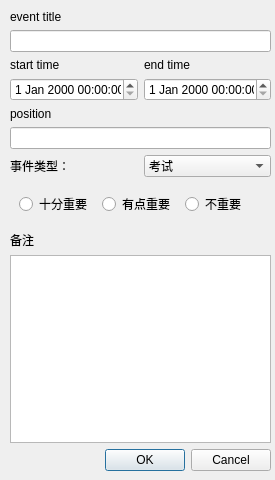
<?xml version="1.0" encoding="UTF-8"?>
<ui version="4.0">
 <class>TODOwidget1</class>
 <widget class="QWidget" name="TODOwidget1">
  <property name="geometry">
   <rect>
    <x>0</x>
    <y>0</y>
    <width>275</width>
    <height>480</height>
   </rect>
  </property>
  <property name="sizePolicy">
   <sizepolicy hsizetype="Fixed" vsizetype="Preferred">
    <horstretch>0</horstretch>
    <verstretch>0</verstretch>
   </sizepolicy>
  </property>
  <property name="windowTitle">
   <string>Form</string>
  </property>
  <widget class="QWidget" name="verticalLayoutWidget">
   <property name="geometry">
    <rect>
     <x>10</x>
     <y>10</y>
     <width>261</width>
     <height>461</height>
    </rect>
   </property>
   <layout class="QVBoxLayout" name="verticalLayout_3">
    <item>
     <widget class="QLabel" name="label">
      <property name="sizePolicy">
       <sizepolicy hsizetype="Preferred" vsizetype="Fixed">
        <horstretch>0</horstretch>
        <verstretch>0</verstretch>
       </sizepolicy>
      </property>
      <property name="text">
       <string>event title</string>
      </property>
     </widget>
    </item>
    <item>
     <widget class="QLineEdit" name="lineEdit"/>
    </item>
    <item>
     <layout class="QHBoxLayout" name="horizontalLayout_3">
      <item>
       <layout class="QVBoxLayout" name="verticalLayout_2">
        <item>
         <widget class="QLabel" name="label_2">
          <property name="sizePolicy">
           <sizepolicy hsizetype="Preferred" vsizetype="Fixed">
            <horstretch>0</horstretch>
            <verstretch>0</verstretch>
           </sizepolicy>
          </property>
          <property name="text">
           <string>start time</string>
          </property>
         </widget>
        </item>
        <item>
         <widget class="QDateTimeEdit" name="dateTimeEdit"/>
        </item>
       </layout>
      </item>
      <item>
       <layout class="QVBoxLayout" name="verticalLayout">
        <item>
         <widget class="QLabel" name="label_5">
          <property name="sizePolicy">
           <sizepolicy hsizetype="Preferred" vsizetype="Fixed">
            <horstretch>0</horstretch>
            <verstretch>0</verstretch>
           </sizepolicy>
          </property>
          <property name="text">
           <string>end time</string>
          </property>
         </widget>
        </item>
        <item>
         <widget class="QDateTimeEdit" name="dateTimeEdit_2"/>
        </item>
       </layout>
      </item>
     </layout>
    </item>
    <item>
     <layout class="QVBoxLayout" name="verticalLayout_4">
      <item>
       <widget class="QLabel" name="label_3">
        <property name="sizePolicy">
         <sizepolicy hsizetype="Preferred" vsizetype="Fixed">
          <horstretch>0</horstretch>
          <verstretch>0</verstretch>
         </sizepolicy>
        </property>
        <property name="text">
         <string>position</string>
        </property>
       </widget>
      </item>
      <item>
       <widget class="QLineEdit" name="lineEdit_3">
        <property name="sizePolicy">
         <sizepolicy hsizetype="Expanding" vsizetype="Fixed">
          <horstretch>0</horstretch>
          <verstretch>0</verstretch>
         </sizepolicy>
        </property>
       </widget>
      </item>
     </layout>
    </item>
    <item>
     <layout class="QHBoxLayout" name="horizontalLayout_4">
      <item>
       <widget class="QLabel" name="label_7">
        <property name="text">
         <string>事件类型：</string>
        </property>
       </widget>
      </item>
      <item>
       <widget class="QComboBox" name="comboBox">
        <item>
         <property name="text">
          <string>考试</string>
         </property>
        </item>
        <item>
         <property name="text">
          <string>自习</string>
         </property>
        </item>
        <item>
         <property name="text">
          <string>上课</string>
         </property>
        </item>
        <item>
         <property name="text">
          <string>学生工作</string>
         </property>
        </item>
        <item>
         <property name="text">
          <string>讲座</string>
         </property>
        </item>
        <item>
         <property name="text">
          <string>外出娱乐活动</string>
         </property>
        </item>
        <item>
         <property name="text">
          <string>赴约</string>
         </property>
        </item>
        <item>
         <property name="text">
          <string>比赛</string>
         </property>
        </item>
        <item>
         <property name="text">
          <string>其他</string>
         </property>
        </item>
       </widget>
      </item>
     </layout>
    </item>
    <item>
     <widget class="QWidget" name="widget" native="true">
      <property name="sizePolicy">
       <sizepolicy hsizetype="Preferred" vsizetype="Fixed">
        <horstretch>0</horstretch>
        <verstretch>0</verstretch>
       </sizepolicy>
      </property>
      <layout class="QHBoxLayout" name="horizontalLayout">
       <property name="sizeConstraint">
        <enum>QLayout::SetMinimumSize</enum>
       </property>
       <item>
        <widget class="QRadioButton" name="radioButton_2">
         <property name="text">
          <string>十分重要</string>
         </property>
        </widget>
       </item>
       <item>
        <widget class="QRadioButton" name="radioButton">
         <property name="text">
          <string>有点重要</string>
         </property>
        </widget>
       </item>
       <item>
        <widget class="QRadioButton" name="radioButton_3">
         <property name="text">
          <string>不重要</string>
         </property>
        </widget>
       </item>
      </layout>
     </widget>
    </item>
    <item>
     <widget class="QLabel" name="label_4">
      <property name="sizePolicy">
       <sizepolicy hsizetype="Fixed" vsizetype="Fixed">
        <horstretch>0</horstretch>
        <verstretch>0</verstretch>
       </sizepolicy>
      </property>
      <property name="text">
       <string>备注</string>
      </property>
     </widget>
    </item>
    <item>
     <widget class="QTextEdit" name="textEdit">
      <property name="sizePolicy">
       <sizepolicy hsizetype="Expanding" vsizetype="Fixed">
        <horstretch>0</horstretch>
        <verstretch>0</verstretch>
       </sizepolicy>
      </property>
     </widget>
    </item>
    <item>
     <widget class="QDialogButtonBox" name="buttonBox">
      <property name="sizePolicy">
       <sizepolicy hsizetype="Expanding" vsizetype="Maximum">
        <horstretch>0</horstretch>
        <verstretch>0</verstretch>
       </sizepolicy>
      </property>
      <property name="standardButtons">
       <set>QDialogButtonBox::Cancel|QDialogButtonBox::Ok</set>
      </property>
     </widget>
    </item>
   </layout>
  </widget>
 </widget>
 <resources/>
 <connections/>
</ui>
